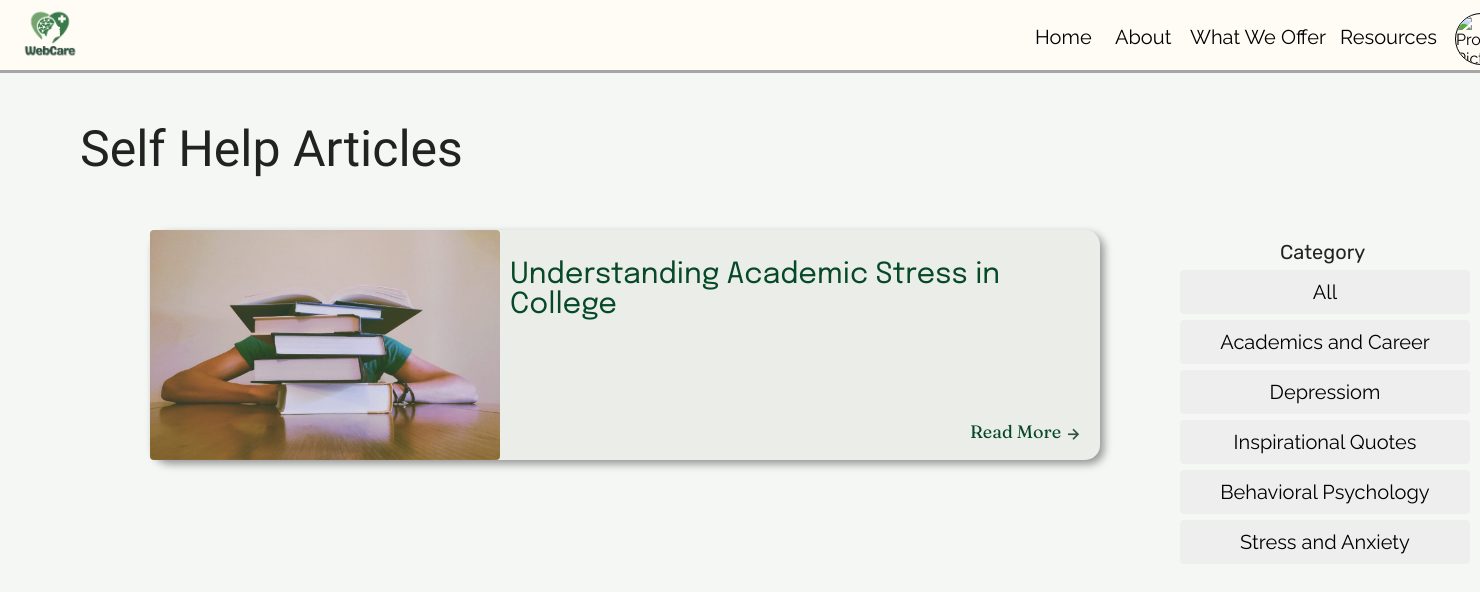
The page /categpath.php?categoryid=1 on the database its author committed.
### tables this page shows
CREATE TABLE `category` (
  `categoryid` int(255) NOT NULL,
  `name` varchar(255) NOT NULL
);

CREATE TABLE `articles` (
  `articleid` int(255) NOT NULL,
  `title` varchar(255) NOT NULL,
  `link` varchar(2555) NOT NULL,
  `picture` varchar(255) NOT NULL,
  `visit_count` int(255) NOT NULL
);

### categpath.php (the view, shortened to what this page needs)
<?php
include("connection.php");
$sql_categories = "SELECT * FROM category";
$result_categories = mysqli_query($con, $sql_categories);
$categories = [];
if ($result_categories && mysqli_num_rows($result_categories) > 0) {
    while ($category = mysqli_fetch_assoc($result_categories)) {
        $categories[] = $category;
    }
} else {
    echo "Error fetching categories: " . mysqli_error($con);
}
$articles = [];
if (isset($_GET['categoryid'])) {
    $categoryid = $_GET['categoryid'];
    $query = "SELECT a.articleid, a.title, a.link, a.picture
              FROM articles a
              INNER JOIN article_categories ac ON a.articleid = ac.articleid
              WHERE ac.categoryid = $categoryid";
    $result_articles = mysqli_query($con, $query);
    if ($result_articles && mysqli_num_rows($result_articles) > 0) {
        while ($article = mysqli_fetch_assoc($result_articles)) {
            $articles[] = $article;
        }
    } else {
        echo "No articles found for this category.";
    }
}
?>
<!DOCTYPE html>
<html lang="en">
<head>
    <link rel="stylesheet" href="home.css">
    <link rel="stylesheet" href="userhome.css">
    <link rel="stylesheet" href="resources.css">
    <link rel="stylesheet" href="https://cdn.jsdelivr.net/npm/boxicons@2.1.0/css/boxicons.min.css">
</head>
<body>
    <div class="hd1">
        <img class="logo" src="logo.png" alt="Logo">
        <a href="resources.php" class="ht1">Resources</a>
        <a href="userhome.php#asd" class="ht2">What We Offer</a>
        <a href="userhome.php#abt" class="ht3">About</a>
        <a href="userhome.php" class="ht4">Home</a>
        <div class="dropdown">
            <div class="profile" onclick="toggleDropdown()">
                <img class="profile1" src="images/profile.jpg" alt="Profile Picture" width="50" height="50" style="border:1px solid black">
            </div>
        </div>
    </div>
    <div class="hd2"></div>
    <div class="rt1">Self Help Articles</div>
    <div class="rt2">Category</div>
    <div class="rcd1">
    <div class="content">
        <div class="hmm"><a href="resources.php" style="color: black; text-decoration: none">All</a></div>
        <?php
        $topPosition = 50;
        foreach ($categories as $category): ?>
            <div class="hello" style="top: <?= $topPosition ?>px;">
                <a href="categpath.php?categoryid=<?= htmlspecialchars($category['categoryid']) ?>" style="color: black; text-decoration: none;"><?= htmlspecialchars($category['name']) ?></a>
            </div>
            <?php $topPosition += 50;  ?>
        <?php endforeach; ?>
    </div>
</div>
<div class="content">
    <?php foreach ($articles as $article): ?>
        <div class="box">
            <img class="image" src="<?= htmlspecialchars($article['picture']) ?>">
            <div class="title"><?= htmlspecialchars($article['title']) ?></div>
            <a class="link" href="redirect.php?articleid=<?= $article['articleid'] ?>&url=<?= urlencode($article['link']) ?>">Read More<i class='bx bx-right-arrow-alt'></i></a>
        </div>
    <?php endforeach; ?>
</div>
</body>
</html>

### home.css (style rules this page uses)
body { margin: 0; padding: 0; font-family: 'Raleway', sans-serif; background-color: #FFFCF6; }
.hd1 { display: flex; justify-content: space-between; align-items: center; height: 70px; width: 100%; padding: 0 20px; background-color: #FFFCF6; position: fixed; top: 0; left: 0; z-index: 999; }
.ht1 { font-family: 'Raleway' , sans-serif; font-size: 20px; position: absolute; top: 25px; left: 1340px; text-decoration: none; color: black; }
.ht2 { font-family: 'Raleway' , sans-serif; font-size: 20px; position: absolute; top: 25px; left: 1190px; text-decoration: none; color: black; }
.ht3 { font-family: 'Raleway' , sans-serif; font-size: 20px; position: absolute; top: 25px; left: 1115px; text-decoration: none; color: black; }
.ht4 { font-family: 'Raleway' , sans-serif; font-size: 20px; position: absolute; top: 25px; left: 1035px; text-decoration: none; color: black; }
.logo { height: 60px; width: auto; }
.hd2 { position:absolute; margin-top: 70px; margin-left: 0px; height: 3px; width: 100%; background-color: #A6A6A6; }

### userhome.css (style rules this page uses)
.dropdown { position: absolute; display: inline-block; }
.profile { display: flex; align-items: center; cursor: pointer; position: absolute; top: -22px; left: 1435px; }
.profile img { border-radius: 50%; margin-right: 10px; }

### resources.css (style rules this page uses)
body { background-color: #F5F7F5; }
.rt1 { font-family: 'Paytone One' , sans-serif; font-size: 50px; position: absolute; top: 120px; left: 80px; color: #222222; }
.rt2 { font-family: 'Rubik' , sans-serif; font-size: 20px; position: absolute; top: 240px; left: 1280px; color: #222222; }
.rcd1 { position: absolute; margin-top: 40px; left: 1030px; display: flex; flex-direction: column; align-items: center; }
.hello { position: absolute; text-align: center; background-color: #EEEEEE; color: black; border: none; border-radius: 4px; padding: 10px 20px; text-decoration: none; display: inline-block; font-size: 20px; margin-bottom: 10px; cursor: pointer; transition: background-color 0.3s; width: 250px; }
.hmm { position: absolute; text-align: center; background-color: #EEEEEE; color: black; border: none; border-radius: 4px; padding: 10px 20px; text-decoration: none; display: inline-block; font-size: 20px; margin-bottom: 10px; cursor: pointer; transition: background-color 0.3s; width: 250px; }
.content { position:absolute; top: 230px; left: 150px; }
.content { position: absolute; top: 230px; left: 150px; }
.box { height: 230px; width: 950px; background-color: rgba(208, 212, 202, 0.3); margin-bottom: 20px; position: relative; box-shadow: 4px 4px 8px rgba(0, 0, 0, 0.4); display: flex; align-items: center; justify-content: space-between; border-radius: 15px; }
.image { height: 230px; width: 350px; margin-right: 10px; border-radius: 4px; }
.title { color:#064927; font-family: 'Epilogue', sans-serif; font-size: 29px; margin-top: -110px; flex: 1; }
.link { font-family: 'Fraunces', sans-serif; position: absolute; top: 190px; left: 820px; text-decoration: none; font-size: 18px; color: #064927; }
.link i.bx { margin-left: 2px; font-size: 20px; vertical-align: middle; color: #325343; }

### rows shown on the page
category: name "Academics and Career"
category: name "Depressiom"
category: name "Inspirational Quotes"
category: name "Behavioral Psychology"
category: name "Stress and Anxiety"
articles: picture (picture), title "Understanding Academic Stress in College"
